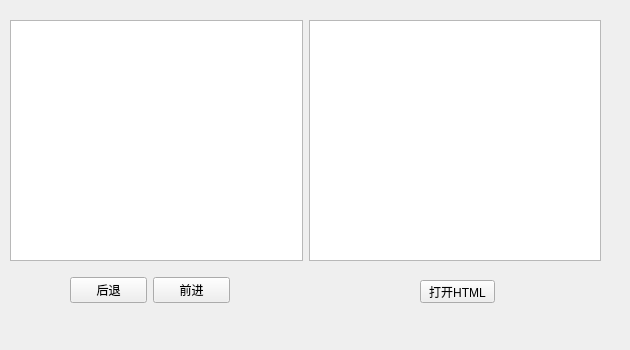
<?xml version="1.0" encoding="UTF-8"?>
<ui version="4.0">
 <class>Widget</class>
 <widget class="QWidget" name="Widget">
  <property name="geometry">
   <rect>
    <x>0</x>
    <y>0</y>
    <width>630</width>
    <height>350</height>
   </rect>
  </property>
  <property name="windowTitle">
   <string>Widget</string>
  </property>
  <widget class="QWidget" name="horizontalLayoutWidget">
   <property name="geometry">
    <rect>
     <x>10</x>
     <y>20</y>
     <width>591</width>
     <height>241</height>
    </rect>
   </property>
   <layout class="QHBoxLayout" name="horizontalLayout">
    <item>
     <widget class="QTextBrowser" name="textBrowser"/>
    </item>
    <item>
     <widget class="QPlainTextEdit" name="plainTextEdit"/>
    </item>
   </layout>
  </widget>
  <widget class="QPushButton" name="btnOpen">
   <property name="geometry">
    <rect>
     <x>420</x>
     <y>280</y>
     <width>75</width>
     <height>23</height>
    </rect>
   </property>
   <property name="text">
    <string>打开HTML</string>
   </property>
  </widget>
  <widget class="QWidget" name="horizontalLayoutWidget_2">
   <property name="geometry">
    <rect>
     <x>70</x>
     <y>270</y>
     <width>160</width>
     <height>41</height>
    </rect>
   </property>
   <layout class="QHBoxLayout" name="horizontalLayout_2">
    <item>
     <widget class="QPushButton" name="btnBackward">
      <property name="text">
       <string>后退</string>
      </property>
     </widget>
    </item>
    <item>
     <widget class="QPushButton" name="btnForward">
      <property name="text">
       <string>前进</string>
      </property>
     </widget>
    </item>
   </layout>
  </widget>
 </widget>
 <resources/>
 <connections/>
</ui>
